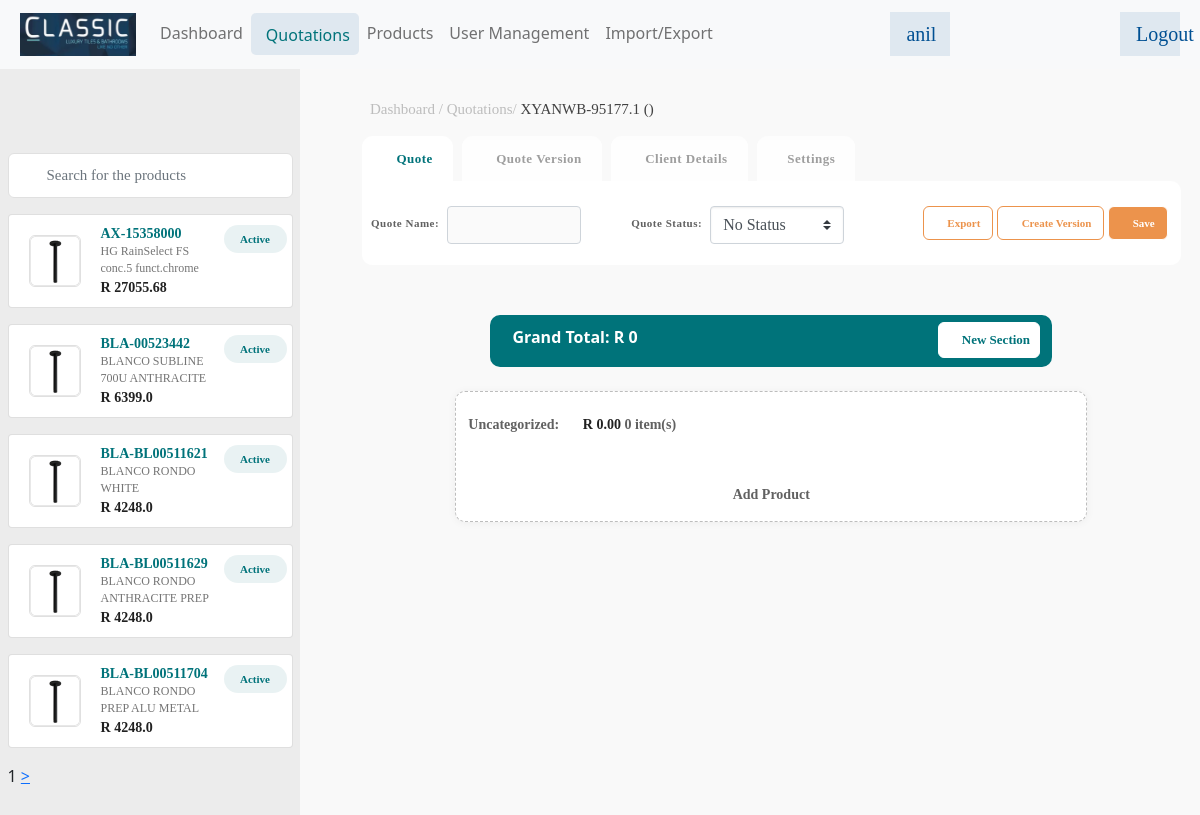
The page /quotation/25 (signed in) on the database its author committed.
### app/models.py (models this page shows, shortened)
class Product(models.Model):
    name = models.CharField(max_length=100)
    description = models.TextField()
    quantity = models.PositiveIntegerField(default=0)
    selling_price = models.FloatField()

class Quotation(models.Model):
    quot_no = models.CharField(max_length=200)
    name = models.CharField(max_length=200)
    quot_status = models.CharField(max_length=50, choices=quotationstatus, default="No Status")
    market_seg = models.CharField(max_length=200, default="N/A")
    created_at = models.DateTimeField(auto_now_add=True)
    created_by = models.ForeignKey(User, on_delete=models.CASCADE)

### app/views.py (the view)
# urls.py: path('quotation/<int:pk>', views.quotdetail, name='quotdetail'),
@login_required()
def quotdetail(request, pk):
    print("\n")
    print("\n")
    print("pk ", pk)
    products = Product.objects.all()
    p = Paginator(products, 5)
    page_number = request.GET.get('page')
    try:
        page_obj = p.get_page(page_number)  # returns the desired page object
    except PageNotAnInteger:
        page_obj = p.page(1)
    except EmptyPage:
        page_obj = p.page(p.num_pages)
    quot = Quotation.objects.get(id=pk)
    sections = Section.objects.filter(quotation=pk)
    prods = []
    gt = 0; data = []
    data1 = sectionSubProduct(sections)
    data, gt = data1[0], data1[1]
    context = {'data': data, 'products': products, 'quot': quot, 'grandtotal': gt,
               "quotationstatus": quotationstatus,'page_obj': page_obj}
    return render(request, "quotationdetail.html", context)

### app/datafunction.py (called while the page is built, shortened)
def sectionSubProduct(sections):
    data = []
    gt = 0
    data1 = [data, gt]
    return data1

### app/templates/quotationdetail.html (shortened to what this page needs)
{% extends 'base.html' %}
{% load static %}
{% block main-content %}
<div class="col-md-12 p-0 quotation-page-1 float-left">
    <div class="col-md-3 col-sm-12 sidebar-text float-left">
        <div class="pt-20">&nbsp;</div>
        <div class="form-group has-search">
            <form method="post">
                <input type="text" class="form-control searchbox" placeholder="Search for the products" id="psearch" />
            </form>
        </div>
        <div class="sidebar-div" id="ps">
            {% for p in page_obj %}
            <div class="card">
                <div class="row">
                    <div class="col-sm-12">
                        <img class="product-img" src="{% static 'dist/img/image_77.png' %}" alt="Card image" />
                        <div class="card-body-right">
                            <p class="sidebar-heading mb-0">{{p.name}} <span class="active-button">Active</span></p>
                            <p class="sidebar-description mb-0"><span class="card-text">{{p.description}}</span></p>
                            <p class="sidebar-footer-text mb-0">R {{p.selling_price}}</p>
                        </div>
                    </div>
                </div>
            </div>
            {% endfor %}
            <div>
            <span>{{page_obj.number}}</span>
             {%if page_obj.has_next %}
              <a href="?page={{page_obj.next_page_number}}">></a>
           {% endif %}
            </div>
        </div>
    </div>
    <div class="col-md-9 right-side float-left">
        <p class="right-side-heading">Dashboard / Quotations/ <span style="color:#424242 !important;">{{quot.name}}-{{quot.quot_no}}.1 () </span></p>
        <div class="container">
            <div class="row">
                <div class="col-md-12">
                    <div class="tab" role="tabpanel">
                        <ul class="nav nav-tabs" role="tablist">
                            <li role="presentation" class="active"><a href="#Section1" aria-controls="home" role="tab" data-toggle="tab"><i class="fa fa-shopping-bag" aria-hidden="true"></i> Quote</a></li>
                            <li role="presentation"><a href="#Section2" aria-controls="profile" role="tab" data-toggle="tab"> <i class="fas fa-layer-group"></i> Quote Version</a></li>
                            <li role="presentation"><a href="#Section3" aria-controls="messages" role="tab" data-toggle="tab"><i class="fa fad fa-male" aria-hidden="true"></i> Client Details</a></li>
                            <li role="presentation"><a href="#Section4" aria-controls="settings" role="tab" data-toggle="tab"><i class="fa fa-sliders-h" aria-hidden="true"></i>Settings</a></li>
                        </ul>
                        <div class="tab-content tabs">
                            <div role="tabpanel" class="tab-pane in active" id="Section1">
                                <form action="{% url 'savequote' %}" method="post">
                                    <div class="row">
                                        <div class="col-md-4 pr-0">
                                            <div class="form-group d-flex">
                                                <label class="heading-lebel ml-2">Quote Name: </label>
                                                <input type="text" class="form-control w-50 ml-2" id="qnameid" placeholder="" name="qname">
                                            </div>
                                        </div>
                                        <div class="col-md-4 pl-0">
                                            <div class="form-group d-flex">
                                                <label class="heading-lebel">Quote Status: </label>
                                                <select name="status" class="custom-select  w-50 ml-2" id="statusid">
                                                    {% for qs in quotationstatus %}
                                                    <option value="{{qs.0}}">{{qs.1}}</option>
                                                    {% endfor %}
                                                </select>
                                            </div>
                                        </div>
                                        <div class="col-md-4 pl-0 text-center">
                                            <div class="form-group">
                                                <button type="submit" class="btn btn-default export-btn"><i class="fas fa-external-link-alt"></i> Export</button>
                                                <button type="submit" class="btn btn-default export-btn"><i class="fas fa-layer-group"></i> Create Version</button>
                                                <button type="submit" class="btn btn-default save-btn"><i class="fas fa-download"></i> Save</button>
                                            </div>
                                        </div>
                                    </div>
                                </form>
                            </div>
                        </div>
                    </div>
                </div>
            </div>
            <div class="row d-flex justify-content-center">
                <div class="col-md-8 total-background ">
                    <label class="grand-total">Grand Total: R {{grandtotal}}</label>
                    <button type="button" class="new-section-btn" data-toggle="modal" data-target="#exampleModal" data-whatever="@mdo"><i class="fas fa-plus-circle" aria-hidden="true"></i> New Section</button>
                </div>
            </div>
            <div class="row d-flex justify-content-center mt-4">
                <div class="col-md-9 add-product-area">
                    <label class="heading-lebel">Uncategorized: <span class="rupees-text">R 0.00</span> 0 item(s)</label>
                    <p class="text-center heading-lebel"> <i class="fas fa-plus-circle" aria-hidden="true"></i>
                        <br> Add Product
                    </p>
                </div>
            </div>
        </div>
    </div>
</div>
{% endblock main-content %}

### app/templates/base.html (shortened to what this page needs)
<!DOCTYPE html>
{% load static %}
<html lang="en">
<head>
    <link rel="stylesheet" href="{% static 'plugins/fontawesome-free/css/all.min.css' %}" />
    <link rel="stylesheet" href="{% static 'plugins/icheck-bootstrap/icheck-bootstrap.min.css' %}" />
    <link rel="stylesheet" href="{% static 'dist/css/adminlte.min.css' %}" />
    <link rel="stylesheet" href="{% static 'dist/css/style.css' %}" >
    <link rel="stylesheet" href="{% static 'plugins/datatables-bs4/css/dataTables.bootstrap4.min.css' %}">
    <link rel="stylesheet" href="{% static 'plugins/datatables-responsive/css/responsive.bootstrap4.min.css' %}">
    <link rel="stylesheet" href="{% static 'plugins/datatables-buttons/css/buttons.bootstrap4.min.css' %}">
    <link href="https://cdn.jsdelivr.net/npm/bootstrap@5.0.2/dist/css/bootstrap.min.css" rel="stylesheet">
</head>
<body class="hold-transition sidebar-mini layout-fixed">
    <div class="col-12 p-0">
        <nav class="navbar navbar-expand-lg navbar-light bg-light">
            <div class="container-fluid">
                <a href="{% url 'index' %}" class="navbar-brand"><img src="{% static 'dist/img/logo.png' %}" style="width: 116px;"></a>
                <div class="collapse navbar-collapse" id="navbarCollapse">
                    <div class="navbar-nav">
                        {% if 'dashboard' in request.path %}
                        <a href="{% url 'dashboard' %}" class="nav-item nav-link header-active-menu">Dashboard</a>
                        {% else %}
                        <a href="{% url 'dashboard' %}" class="nav-item nav-link">Dashboard</a>
                        {% endif %}
                        {% if 'quotation' in request.path %}
                        <a href="{% url 'quotations' %}" class="nav-item nav-link header-active-menu">Quotations</a>
                        {% else %}
                        <a href="{% url 'quotations' %}" class="nav-item nav-link">Quotations</a>
                        {% endif %}
                        {% if 'product' in request.path %}
                        <a href="{% url 'products' %}" class="nav-item nav-link header-active-menu">Products</a>
                        {% else %}
                        <a href="{% url 'products' %}" class="nav-item nav-link">Products</a>
                        {% endif %}
                        <a href="#" class="nav-item nav-link">User Management</a>
                        <a href="#" class="nav-item nav-link">Import/Export</a>
                    </div>
                    {% if request.user.is_authenticated %}
                    <div class="navbar-nav ms-auto">
                        <a href="#" class="nav-item nav-link header-side-left-text">{{request.user}}</a>
                    </div>
                    <div class="navbar-nav ms-auto">
                        <a href="{% url 'signout' %}" class="nav-item nav-link header-side-left-text">Logout</a>
                    </div>
                    {% else %}
                    <div class="navbar-nav ms-auto">
                        <a href="{% url 'index' %}" class="nav-item nav-link header-side-left-text">Login</a>
                    </div>
                    {% endif %}
                </div>
            </div>
        </nav>
        {% block main-content %} {% endblock main-content %}
    </div>
</body>
</html>

### rows shown on the page
Product: name "AX-15358000", description "HG RainSelect FS conc.5 funct.chrome", selling_price "27055.68"
Product: name "BLA-00523442", description "BLANCO SUBLINE 700U ANTHRACITE", selling_price "6399.0"
Product: name "BLA-BL00511621", description "BLANCO RONDO WHITE", selling_price "4248.0"
Product: name "BLA-BL00511629", description "BLANCO RONDO ANTHRACITE PREP", selling_price "4248.0"
Product: name "BLA-BL00511704", description "BLANCO RONDO PREP ALU METAL", selling_price "4248.0"
Quotation: name "XYANWB", quot_no "95177"

### other values the page prints
{{ request.user }} "anil"
{{ page_obj.number }} "1"
{{ grandtotal }} "0"
form field status "No Status"
